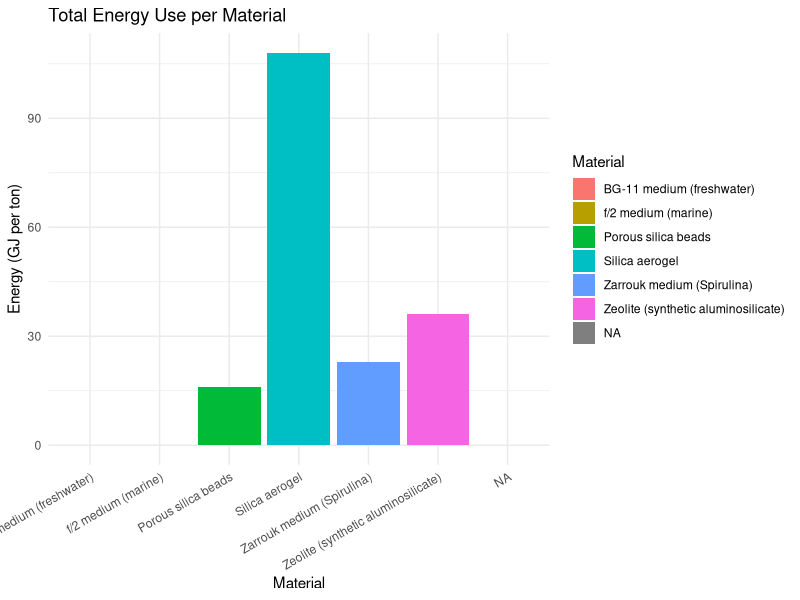
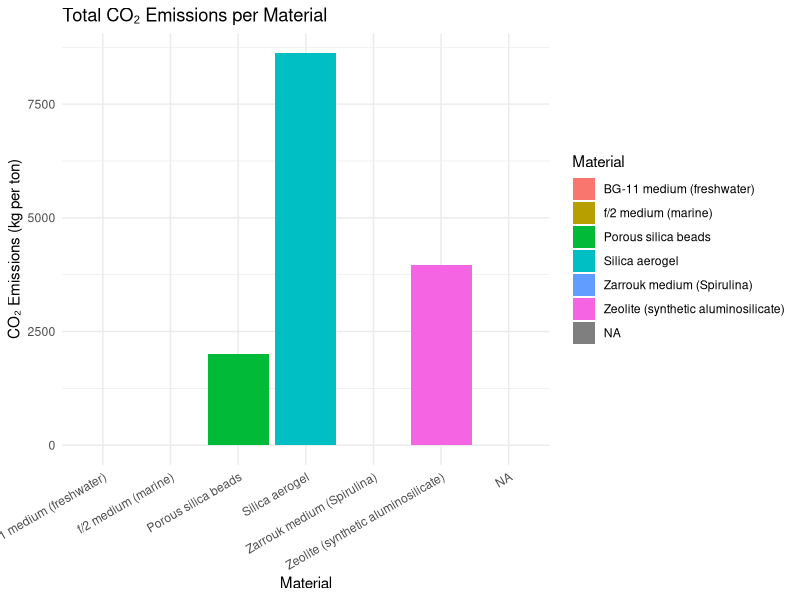
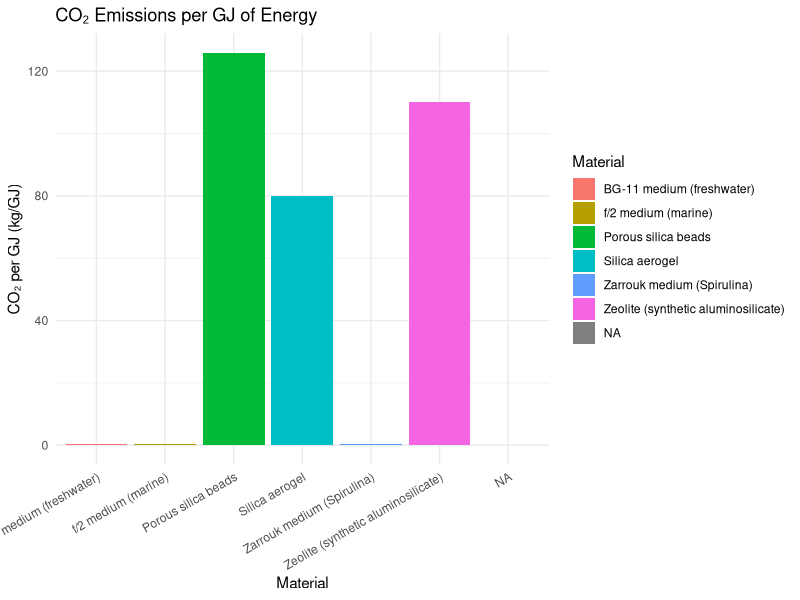
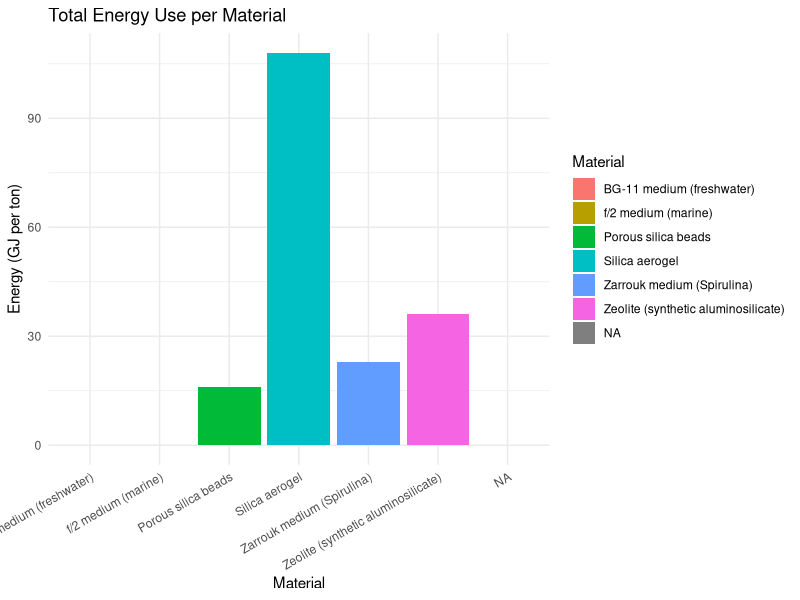
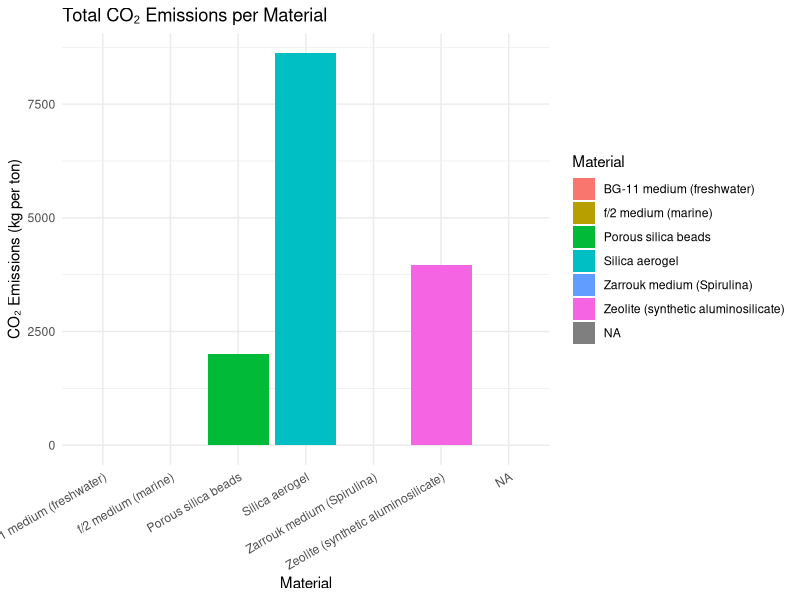
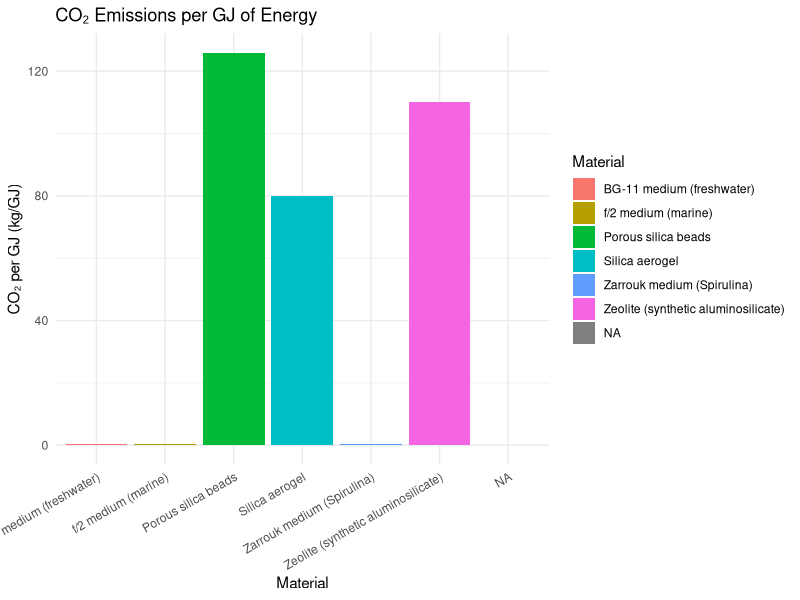

These charts were generated, in order, by the following R code:
library(tidyverse)

data <- read_csv("data/clean_energy_comparison.csv")

# Rename columns for convenience
colnames(data) <- c("Material", "Process_Stage", "Energy_Value", "CO2_Value", "Notes", "Source")

totals <- data %>%
  group_by(Material) %>%
  summarise(
    Total_Energy = sum(Energy_Value, na.rm = TRUE),
    Total_CO2 = sum(CO2_Value, na.rm = TRUE)
  )

# Plot total energy
ggplot(totals, aes(x = Material, y = Total_Energy, fill = Material)) +
  geom_bar(stat = "identity") +
  labs(
    title = "Total Energy Use per Material",
    y = "Energy (GJ per ton)",
    x = "Material"
  ) +
  theme_minimal() +
  theme(axis.text.x = element_text(angle = 30, hjust = 1))

ggsave("total_energy_per_material.png", width = 8, height = 5)

# Plot total CO₂
ggplot(totals, aes(x = Material, y = Total_CO2, fill = Material)) +
  geom_bar(stat = "identity") +
  labs(
    title = "Total CO₂ Emissions per Material",
    y = "CO₂ Emissions (kg per ton)",
    x = "Material"
  ) +
  theme_minimal() +
  theme(axis.text.x = element_text(angle = 30, hjust = 1))

ggsave("total_co2_per_material.png", width = 8, height = 5)

totals <- totals %>%
  mutate(CO2_per_GJ = Total_CO2 / Total_Energy)

# Plot ratio
ggplot(totals, aes(x = Material, y = CO2_per_GJ, fill = Material)) +
  geom_bar(stat = "identity") +
  labs(
    title = "CO₂ Emissions per GJ of Energy",
    y = "CO₂ per GJ (kg/GJ)",
    x = "Material"
  ) +
  theme_minimal() +
  theme(axis.text.x = element_text(angle = 30, hjust = 1))

ggsave("co2_per_gj.png", width = 8, height = 5)

